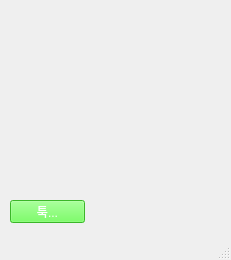
<?xml version="1.0" encoding="UTF-8"?>
<ui version="4.0">
 <class>MainWindow</class>
 <widget class="QMainWindow" name="MainWindow">
  <property name="geometry">
   <rect>
    <x>0</x>
    <y>0</y>
    <width>231</width>
    <height>260</height>
   </rect>
  </property>
  <property name="windowTitle">
   <string>MainWindow</string>
  </property>
  <property name="styleSheet">
   <string notr="true">background-image:url(:/test-image/image/pi.jpg)</string>
  </property>
  <widget class="QWidget" name="centralwidget">
   <widget class="QPushButton" name="BUTTON">
    <property name="geometry">
     <rect>
      <x>10</x>
      <y>200</y>
      <width>75</width>
      <height>23</height>
     </rect>
    </property>
    <property name="styleSheet">
     <string notr="true">QPushButton#BUTTON {
	font: 75 10pt &quot;Arial&quot;;
	color: white;
	background : rgb(83, 255, 57);
}
QPushButton#BUTTON:pressed {
	font: 75 10pt &quot;Arial&quot;;
	color: white;
	background : rgb(255, 136, 16);
}</string>
    </property>
    <property name="text">
     <string>툭...</string>
    </property>
   </widget>
  </widget>
  <widget class="QMenuBar" name="menubar">
   <property name="geometry">
    <rect>
     <x>0</x>
     <y>0</y>
     <width>231</width>
     <height>21</height>
    </rect>
   </property>
  </widget>
  <widget class="QStatusBar" name="statusbar"/>
 </widget>
 <resources>
  <include location="test_image.qrc"/>
 </resources>
 <connections/>
</ui>
